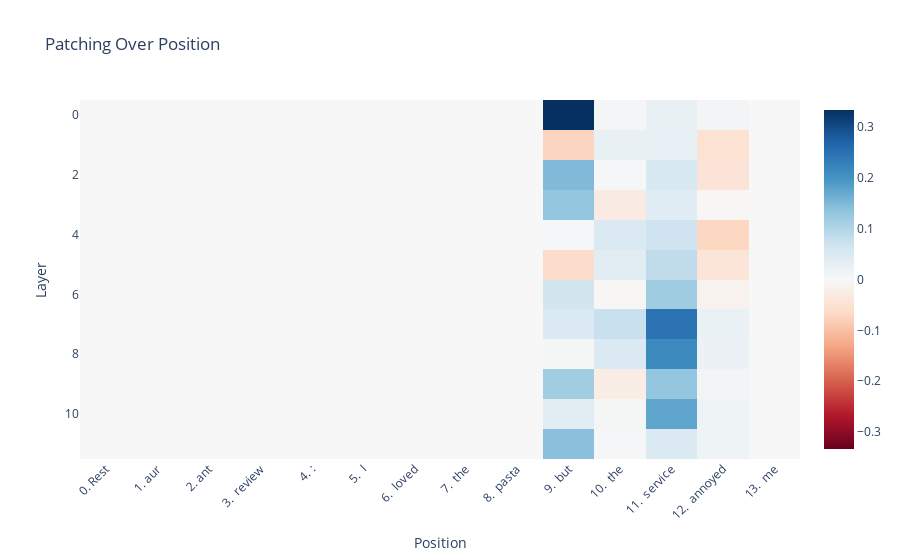

Source (notebook cell):
### Code cell
fig = px.imshow(
    patching_results,
    color_continuous_scale="RdBu",
    color_continuous_midpoint=0.0,
    title="Patching Over Position",
    # replace x axis with tokens at position
    x = [f"{i}. {model.tokenizer.decode(clean_correct_tokens[0][i])}" for i in range(len(clean_correct_tokens[0]))]
)


fig.update_layout(
    # rotate x axis labels
    xaxis_tickangle=-45,
    xaxis_title="Position",
    yaxis_title="Layer"
)

fig.show()

### Figure 1 — Plotly figure (JSON) as saved in the notebook; plotly's stock layout.template omitted (floating-point values rounded to 4 significant figures; data arrays with more than 128 entries replaced by an {"elided": "..."} marker saying what was removed)
{"data": [{"coloraxis": "coloraxis", "hovertemplate": "x: %{x}<br>y: %{y}<br>color: %{z}<extra></extra>", "name": "0", "type": "heatmap", "x": ["0. Rest", "1. aur", "2. ant", "3.  review", "4. :", "5.  I", "6.  loved", "7.  the", "8.  pasta", "9.  but", "10.  the", "11.  service", "12.  annoyed", "13.  me"], "xaxis": "x", "yaxis": "y", "z": {"elided": "12x14 float values"}}], "layout": {"coloraxis": {"cmid": 0, "colorscale": [[0, "rgb(103,0,31)"], [0.1, "rgb(178,24,43)"], [0.2, "rgb(214,96,77)"], [0.3, "rgb(244,165,130)"], [0.4, "rgb(253,219,199)"], [0.5, "rgb(247,247,247)"], [0.6, "rgb(209,229,240)"], [0.7, "rgb(146,197,222)"], [0.8, "rgb(67,147,195)"], [0.9, "rgb(33,102,172)"], [1, "rgb(5,48,97)"]]}, "title": {"text": "Patching Over Position"}, "xaxis": {"anchor": "y", "constrain": "domain", "domain": [0, 1], "scaleanchor": "y", "tickangle": -45, "title": {"text": "Position"}}, "yaxis": {"anchor": "x", "autorange": "reversed", "constrain": "domain", "domain": [0, 1], "title": {"text": "Layer"}}}}
